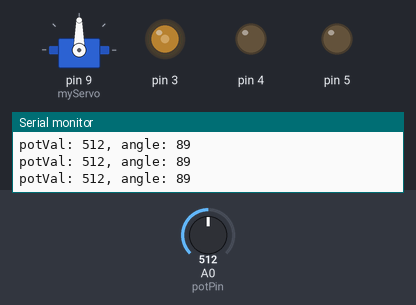
Bench run of a sketch on a simulated Arduino Uno, built with avr-gcc and run on an emulated ATmega328P. On the bench: servo, output pins drawn as LEDs (lit = HIGH), the last lines printed to the serial monitor. The inputs (shaded band) are chosen by the test bench; at power-on: A0 (potPin) = 512.

Above: at 1.2 s.
1.3 s: A0 (potPin) set to 538
At 2.5 s:
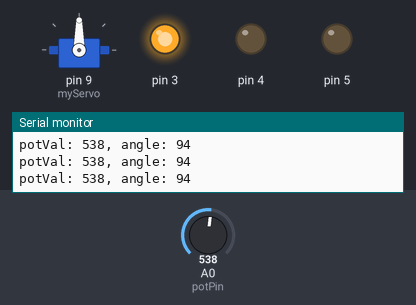
2.8 s: A0 (potPin) set to 40
At 3.7 s:
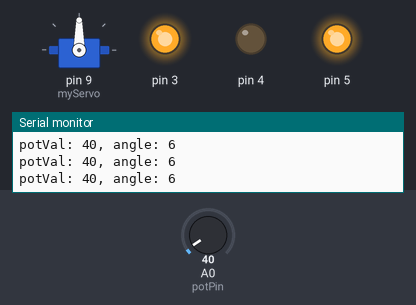
4.3 s: A0 (potPin) set to 7
7.3 s: A0 (potPin) set to 4
At 8.3 s:
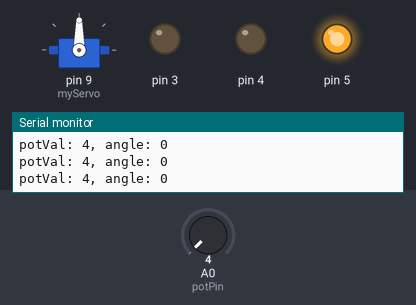
8.8 s: A0 (potPin) set to 57
11.8 s: A0 (potPin) set to 69
At 12.4 s:
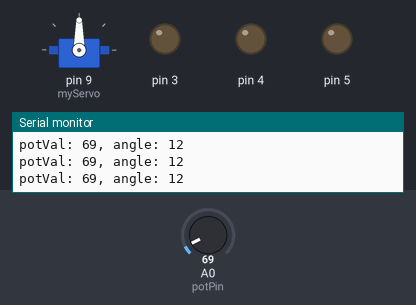
Timing chart, 0 to 14.3 s (numbered marks = the images above; inputs shaded):
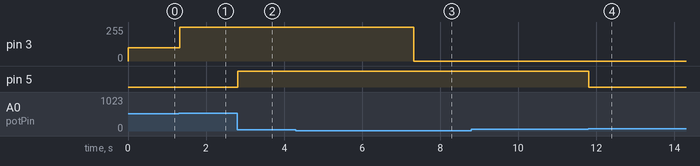

Measured:
- the behaviour switches between 520 and 521 on A0 (potPin) (found by bisection; images 0 and 1)
- the behaviour switches between 6 and 5 on A0 (potPin) (found by bisection; images 2 and 3)
- the behaviour switches between 62 and 63 on A0 (potPin) (found by bisection; images 3 and 4)
- after the input at 1.3 s, pin 3: 100/255 → 255/255 at once
- after the input at 2.8 s, pin 5: LOW → HIGH at once
- after the input at 7.3 s, pin 3: 255/255 → 0/255 at once
- after the input at 11.8 s, pin 5: HIGH → LOW at once

The sketch:

Lab4Task4.ino
```cpp
// include the servo library
#include <Servo.h>
Servo myServo; // create a servo object

//set up global values
int const potPin = A0; // analog pin used to connect the potentiometer

//task 4 add a switch control
int switchstate = 0; //set switch to 0

int potVal; // variable to read the value from the analog pin
int angle; // variable to hold the angle for the servo motor


void setup()
{
pinMode(3, OUTPUT);
pinMode(4, OUTPUT);
pinMode(5, OUTPUT);
//digitalWrite(LED_PIN, HIGH);
myServo.attach(9); // attaches the servo on pin 9 to the servo object
Serial.begin(9600); // open a serial connection to your computer

}

void loop()
{
   potVal = analogRead(potPin); // read the value of the potentiometer
   // print out the value to the serial monitor
   Serial.print("potVal: ");
   Serial.print(potVal);
   switchstate = digitalRead(4);
   // scale the numbers from the pot
   angle = map(potVal, 0, 1023, 0, 179);
   //task 2 code here 0 is OFF and 255 is ON
   if (angle == 0) {
      analogWrite(3,0);
   }
   else if (angle > 50 && angle<90){
     analogWrite(3,100);
   }else if (angle > 90 && angle<179){
     analogWrite(3,255);
   }
      //Task 3 Code here
   if (angle>10  && angle<170) {
      analogWrite(5,0);
   }
   else {
     analogWrite(5,255);
   }

   // print out the angle for the servo motor
   Serial.print(", angle: ");
   Serial.println(angle);
   // set the servo position
   // myServo.write(angle);
   // wait for the servo to get there
       delay(15);

   //task 4 add a switch to control the Servo
    if (switchstate == HIGH) {
        myServo.write(angle);
     }
}
```
